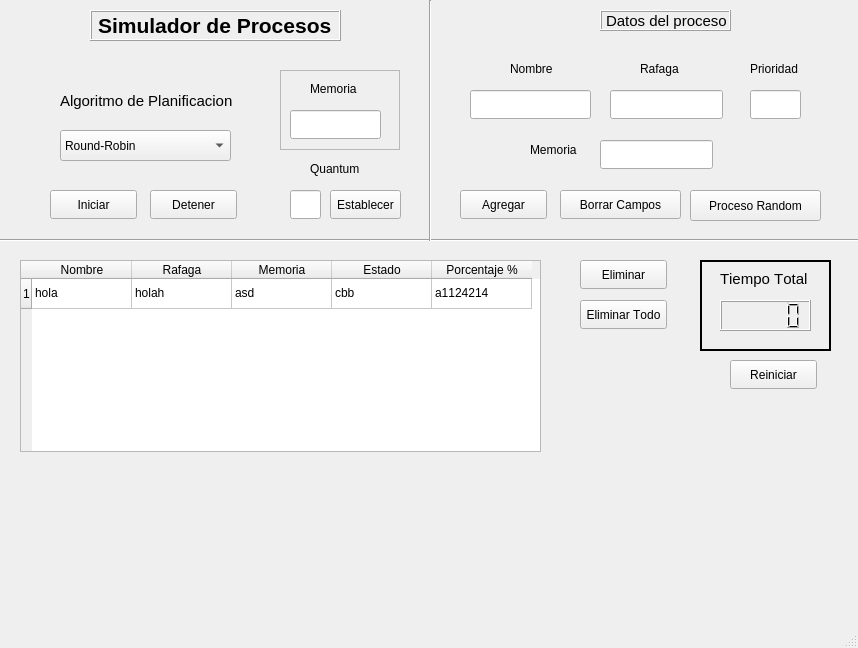
<?xml version="1.0" encoding="UTF-8"?>
<ui version="4.0">
 <class>MainWindow</class>
 <widget class="QMainWindow" name="MainWindow">
  <property name="geometry">
   <rect>
    <x>0</x>
    <y>0</y>
    <width>858</width>
    <height>648</height>
   </rect>
  </property>
  <property name="minimumSize">
   <size>
    <width>858</width>
    <height>648</height>
   </size>
  </property>
  <property name="maximumSize">
   <size>
    <width>858</width>
    <height>648</height>
   </size>
  </property>
  <property name="font">
   <font>
    <underline>false</underline>
    <stylestrategy>PreferAntialias</stylestrategy>
    <kerning>false</kerning>
   </font>
  </property>
  <property name="cursor">
   <cursorShape>ArrowCursor</cursorShape>
  </property>
  <property name="windowTitle">
   <string>Simulador de procesos</string>
  </property>
  <widget class="QWidget" name="centralwidget">
   <widget class="QComboBox" name="comboAlgoritmo">
    <property name="geometry">
     <rect>
      <x>60</x>
      <y>130</y>
      <width>171</width>
      <height>31</height>
     </rect>
    </property>
    <item>
     <property name="text">
      <string>Round-Robin</string>
     </property>
    </item>
    <item>
     <property name="text">
      <string>Shortest Job First</string>
     </property>
    </item>
    <item>
     <property name="text">
      <string>First-Come First-Served</string>
     </property>
    </item>
    <item>
     <property name="text">
      <string>Priority Scheduling</string>
     </property>
    </item>
   </widget>
   <widget class="QLabel" name="labelTitulo">
    <property name="geometry">
     <rect>
      <x>90</x>
      <y>10</y>
      <width>251</width>
      <height>31</height>
     </rect>
    </property>
    <property name="font">
     <font>
      <family>Arial</family>
      <pointsize>16</pointsize>
      <weight>75</weight>
      <bold>true</bold>
     </font>
    </property>
    <property name="frameShape">
     <enum>QFrame::Box</enum>
    </property>
    <property name="frameShadow">
     <enum>QFrame::Raised</enum>
    </property>
    <property name="text">
     <string>Simulador de Procesos</string>
    </property>
   </widget>
   <widget class="QLabel" name="labelAlgoritmo">
    <property name="geometry">
     <rect>
      <x>60</x>
      <y>90</y>
      <width>181</width>
      <height>21</height>
     </rect>
    </property>
    <property name="font">
     <font>
      <family>Arial</family>
      <pointsize>11</pointsize>
     </font>
    </property>
    <property name="text">
     <string>Algoritmo de Planificacion</string>
    </property>
   </widget>
   <widget class="QLineEdit" name="fieldNombre">
    <property name="geometry">
     <rect>
      <x>470</x>
      <y>90</y>
      <width>121</width>
      <height>29</height>
     </rect>
    </property>
    <property name="font">
     <font>
      <family>Arial</family>
     </font>
    </property>
   </widget>
   <widget class="QLabel" name="labelDatos">
    <property name="geometry">
     <rect>
      <x>600</x>
      <y>10</y>
      <width>131</width>
      <height>21</height>
     </rect>
    </property>
    <property name="font">
     <font>
      <family>Arial</family>
      <pointsize>11</pointsize>
     </font>
    </property>
    <property name="frameShape">
     <enum>QFrame::Box</enum>
    </property>
    <property name="frameShadow">
     <enum>QFrame::Raised</enum>
    </property>
    <property name="text">
     <string>Datos del proceso</string>
    </property>
   </widget>
   <widget class="QLabel" name="labelNombre">
    <property name="geometry">
     <rect>
      <x>510</x>
      <y>60</y>
      <width>54</width>
      <height>17</height>
     </rect>
    </property>
    <property name="text">
     <string>Nombre</string>
    </property>
   </widget>
   <widget class="QLineEdit" name="fieldRafaga">
    <property name="geometry">
     <rect>
      <x>610</x>
      <y>90</y>
      <width>113</width>
      <height>29</height>
     </rect>
    </property>
    <property name="font">
     <font>
      <family>Arial</family>
     </font>
    </property>
    <property name="inputMethodHints">
     <set>Qt::ImhDigitsOnly</set>
    </property>
   </widget>
   <widget class="QLabel" name="labelRafaga">
    <property name="geometry">
     <rect>
      <x>640</x>
      <y>60</y>
      <width>54</width>
      <height>17</height>
     </rect>
    </property>
    <property name="text">
     <string>Rafaga</string>
    </property>
   </widget>
   <widget class="QTableWidget" name="TablaEstado">
    <property name="geometry">
     <rect>
      <x>20</x>
      <y>260</y>
      <width>521</width>
      <height>192</height>
     </rect>
    </property>
    <property name="selectionMode">
     <enum>QAbstractItemView::SingleSelection</enum>
    </property>
    <property name="selectionBehavior">
     <enum>QAbstractItemView::SelectRows</enum>
    </property>
    <property name="columnCount">
     <number>5</number>
    </property>
    <row>
     <property name="text">
      <string>1</string>
     </property>
    </row>
    <column>
     <property name="text">
      <string>Nombre</string>
     </property>
     <property name="textAlignment">
      <set>AlignCenter</set>
     </property>
    </column>
    <column>
     <property name="text">
      <string>Rafaga</string>
     </property>
     <property name="textAlignment">
      <set>AlignCenter</set>
     </property>
    </column>
    <column>
     <property name="text">
      <string>Memoria</string>
     </property>
    </column>
    <column>
     <property name="text">
      <string>Estado</string>
     </property>
    </column>
    <column>
     <property name="text">
      <string>Porcentaje %</string>
     </property>
    </column>
    <item row="0" column="0">
     <property name="text">
      <string>hola</string>
     </property>
    </item>
    <item row="0" column="1">
     <property name="text">
      <string>holah</string>
     </property>
    </item>
    <item row="0" column="2">
     <property name="text">
      <string>asd</string>
     </property>
    </item>
    <item row="0" column="3">
     <property name="text">
      <string>cbb</string>
     </property>
    </item>
    <item row="0" column="4">
     <property name="text">
      <string>a1124214</string>
     </property>
    </item>
   </widget>
   <widget class="QPushButton" name="btnAgregar">
    <property name="geometry">
     <rect>
      <x>460</x>
      <y>190</y>
      <width>87</width>
      <height>29</height>
     </rect>
    </property>
    <property name="text">
     <string>Agregar</string>
    </property>
    <property name="icon">
     <iconset>
      <normaloff>Iconos/agregar.ico</normaloff>Iconos/agregar.ico</iconset>
    </property>
   </widget>
   <widget class="QPushButton" name="btnBorrar">
    <property name="geometry">
     <rect>
      <x>560</x>
      <y>190</y>
      <width>121</width>
      <height>29</height>
     </rect>
    </property>
    <property name="text">
     <string>Borrar Campos</string>
    </property>
    <property name="icon">
     <iconset>
      <normaloff>Iconos/borrar.ico</normaloff>Iconos/borrar.ico</iconset>
    </property>
   </widget>
   <widget class="QPushButton" name="btnIniciar">
    <property name="geometry">
     <rect>
      <x>50</x>
      <y>190</y>
      <width>87</width>
      <height>29</height>
     </rect>
    </property>
    <property name="text">
     <string>Iniciar</string>
    </property>
    <property name="icon">
     <iconset>
      <normaloff>Iconos/Reproducir.ico</normaloff>Iconos/Reproducir.ico</iconset>
    </property>
   </widget>
   <widget class="QPushButton" name="btnReiniciar">
    <property name="geometry">
     <rect>
      <x>730</x>
      <y>360</y>
      <width>87</width>
      <height>29</height>
     </rect>
    </property>
    <property name="text">
     <string>Reiniciar</string>
    </property>
    <property name="icon">
     <iconset>
      <normaloff>Iconos/reiniciar.ico</normaloff>Iconos/reiniciar.ico</iconset>
    </property>
    <property name="checkable">
     <bool>false</bool>
    </property>
   </widget>
   <widget class="Line" name="line">
    <property name="geometry">
     <rect>
      <x>0</x>
      <y>230</y>
      <width>871</width>
      <height>20</height>
     </rect>
    </property>
    <property name="orientation">
     <enum>Qt::Horizontal</enum>
    </property>
   </widget>
   <widget class="Line" name="line_2">
    <property name="geometry">
     <rect>
      <x>420</x>
      <y>0</y>
      <width>20</width>
      <height>241</height>
     </rect>
    </property>
    <property name="orientation">
     <enum>Qt::Vertical</enum>
    </property>
   </widget>
   <widget class="QLineEdit" name="fieldPrioridad">
    <property name="geometry">
     <rect>
      <x>750</x>
      <y>90</y>
      <width>51</width>
      <height>29</height>
     </rect>
    </property>
   </widget>
   <widget class="QLabel" name="labelPrioridadl">
    <property name="geometry">
     <rect>
      <x>750</x>
      <y>60</y>
      <width>61</width>
      <height>17</height>
     </rect>
    </property>
    <property name="text">
     <string>Prioridad</string>
    </property>
   </widget>
   <widget class="QPushButton" name="btnEliminar">
    <property name="geometry">
     <rect>
      <x>580</x>
      <y>260</y>
      <width>87</width>
      <height>29</height>
     </rect>
    </property>
    <property name="autoFillBackground">
     <bool>false</bool>
    </property>
    <property name="text">
     <string>Eliminar</string>
    </property>
   </widget>
   <widget class="QFrame" name="frameTiempo">
    <property name="geometry">
     <rect>
      <x>700</x>
      <y>260</y>
      <width>131</width>
      <height>91</height>
     </rect>
    </property>
    <property name="frameShape">
     <enum>QFrame::WinPanel</enum>
    </property>
    <property name="frameShadow">
     <enum>QFrame::Plain</enum>
    </property>
    <widget class="QLCDNumber" name="lcdTotal">
     <property name="geometry">
      <rect>
       <x>20</x>
       <y>40</y>
       <width>91</width>
       <height>31</height>
      </rect>
     </property>
    </widget>
    <widget class="QLabel" name="labelTIempototal">
     <property name="geometry">
      <rect>
       <x>20</x>
       <y>10</y>
       <width>91</width>
       <height>17</height>
      </rect>
     </property>
     <property name="font">
      <font>
       <family>Arial</family>
       <pointsize>11</pointsize>
      </font>
     </property>
     <property name="text">
      <string>Tiempo Total</string>
     </property>
    </widget>
   </widget>
   <widget class="QPushButton" name="btnRandom">
    <property name="geometry">
     <rect>
      <x>690</x>
      <y>190</y>
      <width>131</width>
      <height>31</height>
     </rect>
    </property>
    <property name="text">
     <string>Proceso Random</string>
    </property>
    <property name="icon">
     <iconset>
      <normaloff>Iconos/random.ico</normaloff>Iconos/random.ico</iconset>
    </property>
   </widget>
   <widget class="QPushButton" name="btnDetener">
    <property name="geometry">
     <rect>
      <x>150</x>
      <y>190</y>
      <width>87</width>
      <height>29</height>
     </rect>
    </property>
    <property name="text">
     <string>Detener</string>
    </property>
    <property name="icon">
     <iconset>
      <normaloff>Iconos/detener.ico</normaloff>Iconos/detener.ico</iconset>
    </property>
    <property name="checkable">
     <bool>false</bool>
    </property>
   </widget>
   <widget class="QPushButton" name="btnEliminartodo">
    <property name="geometry">
     <rect>
      <x>580</x>
      <y>300</y>
      <width>87</width>
      <height>29</height>
     </rect>
    </property>
    <property name="text">
     <string>Eliminar Todo</string>
    </property>
   </widget>
   <widget class="QFrame" name="frameMemoria">
    <property name="geometry">
     <rect>
      <x>280</x>
      <y>70</y>
      <width>120</width>
      <height>80</height>
     </rect>
    </property>
    <property name="frameShape">
     <enum>QFrame::StyledPanel</enum>
    </property>
    <property name="frameShadow">
     <enum>QFrame::Raised</enum>
    </property>
    <widget class="QLabel" name="labelMemoria">
     <property name="geometry">
      <rect>
       <x>30</x>
       <y>10</y>
       <width>54</width>
       <height>17</height>
      </rect>
     </property>
     <property name="text">
      <string>Memoria</string>
     </property>
    </widget>
    <widget class="QLineEdit" name="fieldMemoria">
     <property name="geometry">
      <rect>
       <x>10</x>
       <y>40</y>
       <width>91</width>
       <height>29</height>
      </rect>
     </property>
    </widget>
   </widget>
   <widget class="QFrame" name="frameQuantum">
    <property name="geometry">
     <rect>
      <x>280</x>
      <y>150</y>
      <width>121</width>
      <height>71</height>
     </rect>
    </property>
    <property name="frameShape">
     <enum>QFrame::NoFrame</enum>
    </property>
    <property name="frameShadow">
     <enum>QFrame::Raised</enum>
    </property>
    <widget class="QPushButton" name="btnEstablecerQuantum">
     <property name="geometry">
      <rect>
       <x>50</x>
       <y>40</y>
       <width>71</width>
       <height>29</height>
      </rect>
     </property>
     <property name="text">
      <string>Establecer</string>
     </property>
    </widget>
    <widget class="QLineEdit" name="fieldQuantum">
     <property name="geometry">
      <rect>
       <x>10</x>
       <y>40</y>
       <width>31</width>
       <height>29</height>
      </rect>
     </property>
     <property name="font">
      <font>
       <family>Impact</family>
      </font>
     </property>
    </widget>
    <widget class="QLabel" name="labelQuantum">
     <property name="geometry">
      <rect>
       <x>30</x>
       <y>10</y>
       <width>61</width>
       <height>17</height>
      </rect>
     </property>
     <property name="text">
      <string>Quantum</string>
     </property>
    </widget>
   </widget>
   <widget class="QLineEdit" name="Memoria">
    <property name="geometry">
     <rect>
      <x>600</x>
      <y>140</y>
      <width>113</width>
      <height>29</height>
     </rect>
    </property>
   </widget>
   <widget class="QLabel" name="labelMemoria_2">
    <property name="geometry">
     <rect>
      <x>530</x>
      <y>140</y>
      <width>61</width>
      <height>20</height>
     </rect>
    </property>
    <property name="text">
     <string>Memoria</string>
    </property>
   </widget>
  </widget>
  <widget class="QStatusBar" name="statusbar"/>
 </widget>
 <resources/>
 <connections/>
</ui>
